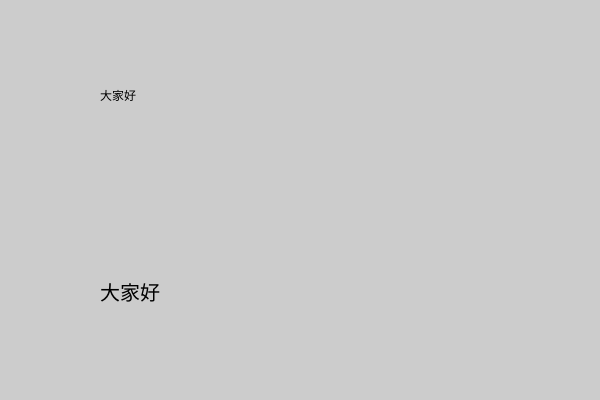
Frame 1 (no input)
Frame 60 (no input): identical to frame 1, image omitted
Frame 120 (the mouse pressed at the canvas centre since frame 60): identical to frame 1, image omitted

The p5.js sketch that drew this single still picture (run headless with seeded random() and noise() and a simulated clock; from frame 60 on, the mouse is pressed at the canvas centre):

// p5.js sketch
// ── sketch.js
/*
 * Yuli Cai 蔡雨利 2017 翻译自 Dan Shiffman 示例
 */

// Example 2-5: string
// 示例2-5： 文字变量



var quote = "大家好";

function setup() {
  createCanvas(600, 400);
}

function draw() {
  background(204);
  textSize(12);
  text(quote, 100, 100);
  textSize(20);
  text(quote, 100, 300)
}
